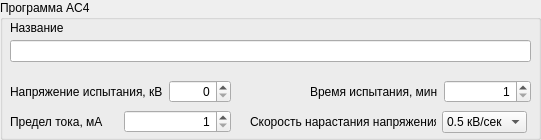
     <widget class="QGroupBox" name="ProgrammControl_5">
      <property name="geometry">
       <rect>
        <x>9</x>
        <y>477</y>
        <width>541</width>
        <height>140</height>
       </rect>
      </property>
      <property name="title">
       <string>Программа AC4</string>
      </property>
      <widget class="QLabel" name="label_49">
       <property name="geometry">
        <rect>
         <x>10</x>
         <y>20</y>
         <width>101</width>
         <height>16</height>
        </rect>
       </property>
       <property name="text">
        <string>Название</string>
       </property>
      </widget>
      <widget class="QLineEdit" name="AC4NameEdit">
       <property name="geometry">
        <rect>
         <x>10</x>
         <y>40</y>
         <width>521</width>
         <height>22</height>
        </rect>
       </property>
       <property name="maxLength">
        <number>100</number>
       </property>
      </widget>
      <widget class="QWidget" name="layoutWidget_9">
       <property name="geometry">
        <rect>
         <x>10</x>
         <y>110</y>
         <width>221</width>
         <height>24</height>
        </rect>
       </property>
       <layout class="QHBoxLayout" name="horizontalLayout_14">
        <item>
         <widget class="QLabel" name="label_50">
          <property name="text">
           <string>Предел тока, мА</string>
          </property>
         </widget>
        </item>
        <item>
         <widget class="QSpinBox" name="AC4CurrentBox">
          <property name="alignment">
           <set>Qt::AlignRight|Qt::AlignTrailing|Qt::AlignVCenter</set>
          </property>
          <property name="minimum">
           <number>1</number>
          </property>
          <property name="maximum">
           <number>200</number>
          </property>
         </widget>
        </item>
       </layout>
      </widget>
      <widget class="QWidget" name="layoutWidget_10">
       <property name="geometry">
        <rect>
         <x>10</x>
         <y>80</y>
         <width>221</width>
         <height>24</height>
        </rect>
       </property>
       <layout class="QHBoxLayout" name="horizontalLayout_15">
        <item>
         <widget class="QLabel" name="label_51">
          <property name="text">
           <string>Напряжение испытания, кВ</string>
          </property>
         </widget>
        </item>
        <item>
         <widget class="QSpinBox" name="AC4VoltageBox">
          <property name="alignment">
           <set>Qt::AlignRight|Qt::AlignTrailing|Qt::AlignVCenter</set>
          </property>
          <property name="maximum">
           <number>100</number>
          </property>
         </widget>
        </item>
       </layout>
      </widget>
      <widget class="QWidget" name="layoutWidget_11">
       <property name="geometry">
        <rect>
         <x>310</x>
         <y>80</y>
         <width>221</width>
         <height>24</height>
        </rect>
       </property>
       <layout class="QHBoxLayout" name="horizontalLayout_16">
        <item>
         <widget class="QLabel" name="label_52">
          <property name="text">
           <string>Время испытания, мин</string>
          </property>
         </widget>
        </item>
        <item>
         <widget class="QSpinBox" name="AC4Time">
          <property name="alignment">
           <set>Qt::AlignRight|Qt::AlignTrailing|Qt::AlignVCenter</set>
          </property>
          <property name="minimum">
           <number>1</number>
          </property>
          <property name="maximum">
           <number>900</number>
          </property>
         </widget>
        </item>
       </layout>
      </widget>
      <widget class="QWidget" name="layoutWidget_12">
       <property name="geometry">
        <rect>
         <x>250</x>
         <y>110</y>
         <width>277</width>
         <height>24</height>
        </rect>
       </property>
       <layout class="QHBoxLayout" name="horizontalLayout_17">
        <item>
         <widget class="QLabel" name="label_53">
          <property name="text">
           <string>Скорость нарастания напряжения</string>
          </property>
         </widget>
        </item>
        <item>
         <widget class="QComboBox" name="AC4AutoSpeedBox">
          <item>
           <property name="text">
            <string>0.5 кВ/сек</string>
           </property>
          </item>
          <item>
           <property name="text">
            <string>1 кВ/сек</string>
           </property>
          </item>
          <item>
           <property name="text">
            <string>2кВ/сек</string>
           </property>
          </item>
         </widget>
        </item>
       </layout>
      </widget>
     </widget>
